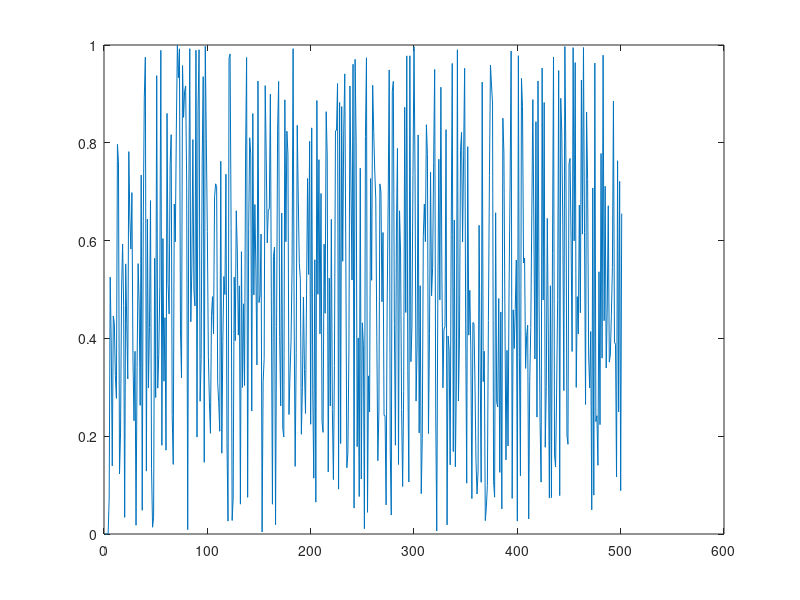

This chart was generated by the following MATLAB code:
a=75;
b=0;
m=2^31-1;
x=input('Donner la valeur de x :');
u=zeros(1,500);
u(1)=x;
for i=1:500
    u(i+1)=mod(a*u(i)+b,m);
end;
u=u/m;
plot(u);